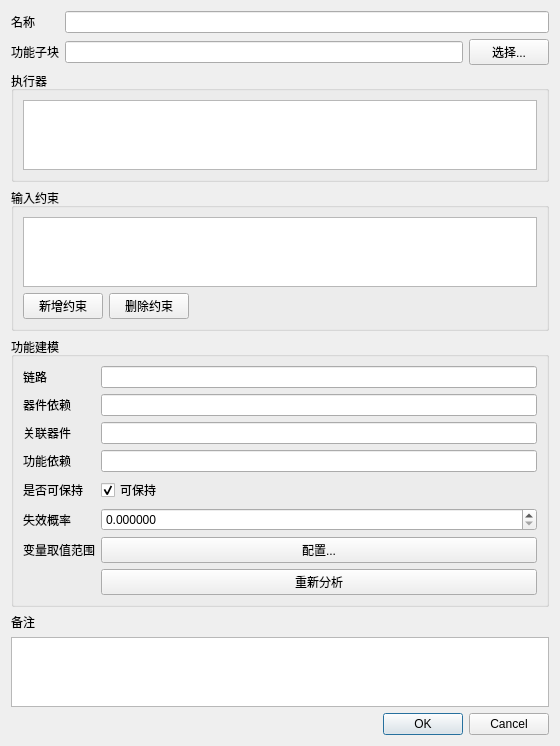
<?xml version="1.0" encoding="UTF-8"?>
<ui version="4.0">
 <class>FunctionEditDialog</class>
 <widget class="QDialog" name="FunctionEditDialog">
  <property name="geometry">
   <rect>
    <x>0</x>
    <y>0</y>
    <width>560</width>
    <height>600</height>
   </rect>
  </property>
  <property name="windowTitle">
   <string>编辑功能</string>
  </property>
  <layout class="QVBoxLayout" name="verticalLayout">
   <item>
    <layout class="QFormLayout" name="formLayout">
     <item row="0" column="0">
      <widget class="QLabel" name="labelName">
       <property name="text">
        <string>名称</string>
       </property>
      </widget>
     </item>
     <item row="0" column="1">
      <widget class="QLineEdit" name="editName"/>
     </item>
     <item row="1" column="0">
      <widget class="QLabel" name="labelSymbol">
       <property name="text">
        <string>功能子块</string>
       </property>
      </widget>
     </item>
     <item row="1" column="1">
      <layout class="QHBoxLayout" name="horizontalLayoutSymbol">
       <item>
        <widget class="QLineEdit" name="editSymbol">
         <property name="readOnly">
          <bool>true</bool>
         </property>
        </widget>
       </item>
       <item>
        <widget class="QPushButton" name="btnSelectSymbol">
         <property name="text">
          <string>选择...</string>
         </property>
        </widget>
       </item>
      </layout>
     </item>
    </layout>
   </item>
   <item>
    <widget class="QGroupBox" name="groupExecs">
     <property name="title">
      <string>执行器</string>
     </property>
     <layout class="QVBoxLayout" name="verticalLayoutExecs">
      <item>
       <widget class="QListWidget" name="listExecs"/>
      </item>
     </layout>
    </widget>
   </item>
   <item>
    <widget class="QGroupBox" name="groupInputs">
     <property name="title">
      <string>输入约束</string>
     </property>
     <layout class="QVBoxLayout" name="verticalLayoutInputs">
      <item>
       <widget class="QTableWidget" name="tableInputs"/>
      </item>
      <item>
       <layout class="QHBoxLayout" name="horizontalLayoutInputs">
        <item>
         <widget class="QPushButton" name="btnAddInput">
          <property name="text">
           <string>新增约束</string>
          </property>
         </widget>
        </item>
        <item>
         <widget class="QPushButton" name="btnRemoveInput">
          <property name="text">
           <string>删除约束</string>
          </property>
         </widget>
        </item>
        <item>
         <spacer name="spacerInputs">
          <property name="orientation">
           <enum>Qt::Horizontal</enum>
          </property>
          <property name="sizeHint" stdset="0">
           <size>
            <width>40</width>
            <height>20</height>
           </size>
          </property>
         </spacer>
        </item>
       </layout>
      </item>
     </layout>
    </widget>
   </item>
   <item>
    <widget class="QGroupBox" name="groupModeling">
     <property name="title">
      <string>功能建模</string>
     </property>
     <layout class="QGridLayout" name="gridLayoutModeling">
      <item row="0" column="0">
       <widget class="QLabel" name="labelLink">
        <property name="text">
         <string>链路</string>
        </property>
       </widget>
      </item>
      <item row="0" column="1">
       <widget class="QLineEdit" name="editLink"/>
      </item>
      <item row="1" column="0">
       <widget class="QLabel" name="labelComponentDependency">
        <property name="text">
         <string>器件依赖</string>
        </property>
       </widget>
      </item>
      <item row="1" column="1">
       <widget class="QLineEdit" name="editComponentDependency"/>
      </item>
      <item row="2" column="0">
       <widget class="QLabel" name="labelAllComponents">
        <property name="text">
         <string>关联器件</string>
        </property>
       </widget>
      </item>
      <item row="2" column="1">
       <widget class="QLineEdit" name="editAllComponents"/>
      </item>
      <item row="3" column="0">
       <widget class="QLabel" name="labelFunctionDependency">
        <property name="text">
         <string>功能依赖</string>
        </property>
       </widget>
      </item>
      <item row="3" column="1">
       <widget class="QLineEdit" name="editFunctionDependency"/>
      </item>
      <item row="4" column="0">
       <widget class="QLabel" name="labelPersistent">
        <property name="text">
         <string>是否可保持</string>
        </property>
       </widget>
      </item>
      <item row="4" column="1">
       <widget class="QCheckBox" name="checkPersistent">
        <property name="text">
         <string>可保持</string>
        </property>
        <property name="checked">
         <bool>true</bool>
        </property>
       </widget>
      </item>
      <item row="5" column="0">
       <widget class="QLabel" name="labelFaultProbability">
        <property name="text">
         <string>失效概率</string>
        </property>
       </widget>
      </item>
      <item row="5" column="1">
       <widget class="QDoubleSpinBox" name="spinFaultProbability">
        <property name="decimals">
         <number>6</number>
        </property>
        <property name="maximum">
         <double>1.000000</double>
        </property>
        <property name="singleStep">
         <double>0.000100</double>
        </property>
        <property name="value">
         <double>0.000000</double>
        </property>
       </widget>
      </item>
      <item row="6" column="0">
       <widget class="QLabel" name="labelVariableConfig">
        <property name="text">
         <string>变量取值范围</string>
        </property>
       </widget>
      </item>
      <item row="6" column="1">
       <widget class="QPushButton" name="btnVariableValues">
        <property name="text">
         <string>配置...</string>
        </property>
       </widget>
      </item>
      <item row="7" column="1">
       <widget class="QPushButton" name="btnAutoAnalyze">
        <property name="text">
         <string>重新分析</string>
        </property>
       </widget>
      </item>
     </layout>
    </widget>
   </item>
   <item>
    <widget class="QLabel" name="labelRemark">
     <property name="text">
      <string>备注</string>
     </property>
    </widget>
   </item>
   <item>
    <widget class="QPlainTextEdit" name="plainRemark"/>
   </item>
   <item>
    <widget class="QDialogButtonBox" name="buttonBox">
     <property name="standardButtons">
      <set>QDialogButtonBox::Cancel|QDialogButtonBox::Ok</set>
     </property>
    </widget>
   </item>
  </layout>
 </widget>
 <resources/>
 <connections/>
</ui>
